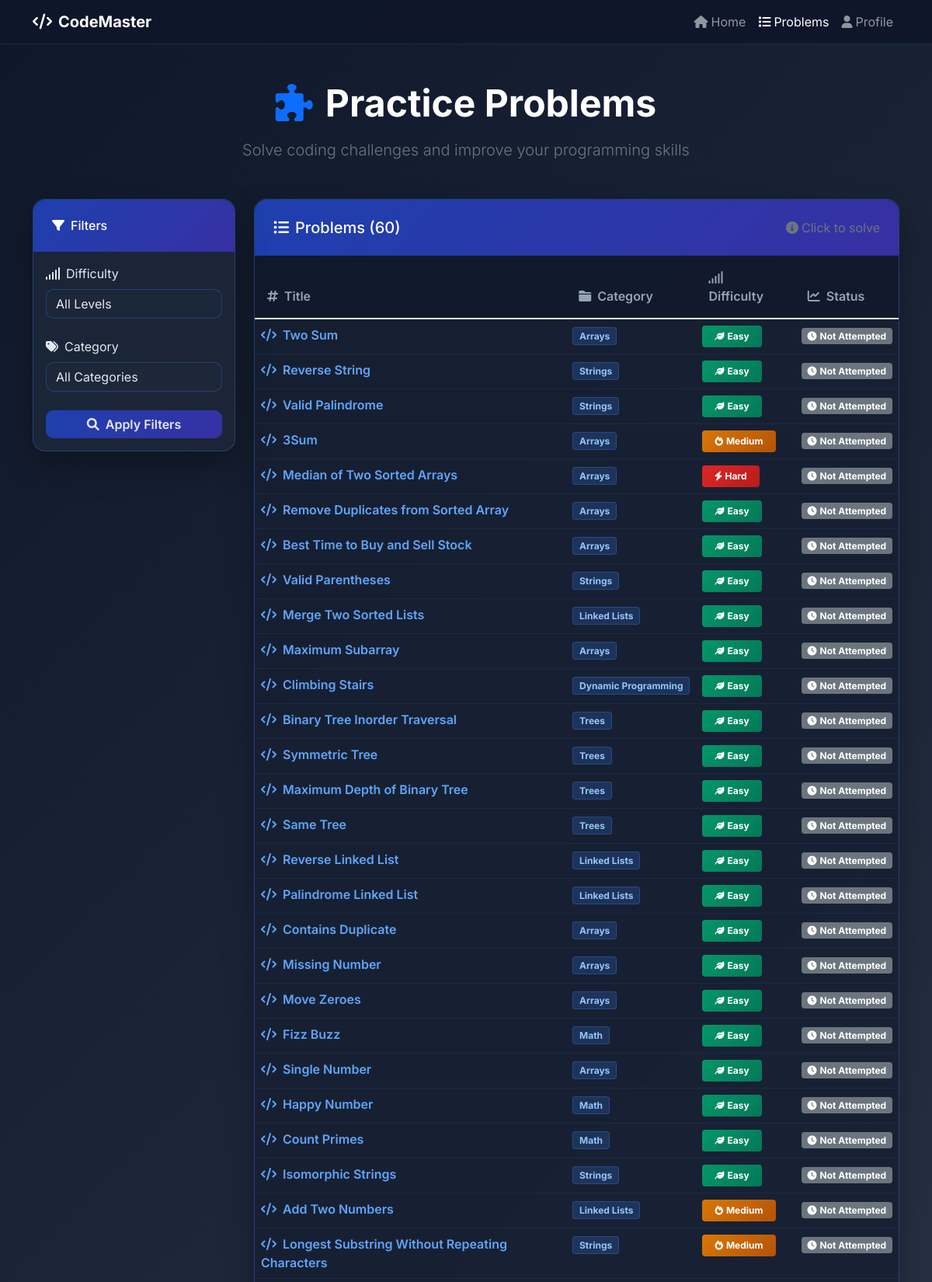
The app's page /problems/ (upper part) with its own data.
### problems/models.py (models this page shows, shortened)
class Problem(models.Model):
    DIFFICULTY_CHOICES = [
        ('easy', 'Easy'),
        ('medium', 'Medium'),
        ('hard', 'Hard'),
    ]
    title = models.CharField(max_length=200)
    slug = models.SlugField(unique=True)
    description = models.TextField()
    difficulty = models.CharField(max_length=10, choices=DIFFICULTY_CHOICES)
    category = models.ForeignKey(Category, on_delete=models.CASCADE)
    created_at = models.DateTimeField(auto_now_add=True)
    updated_at = models.DateTimeField(auto_now=True)
    class Meta:
        indexes = [
            models.Index(fields=['difficulty']),
            models.Index(fields=['category']),
        ]

class Category(models.Model):
    name = models.CharField(max_length=100, unique=True)
    description = models.TextField(blank=True)
    class Meta:
        verbose_name_plural = "Categories"

### problems/views.py (the view)
# urls.py: path('', views.problem_list, name='list'),
def problem_list(request):
    problems = Problem.objects.select_related('category').all()
    categories = Category.objects.all()
    difficulty = request.GET.get('difficulty')
    category_id = request.GET.get('category')
    if difficulty:
        problems = problems.filter(difficulty=difficulty)
    if category_id:
        problems = problems.filter(category_id=category_id)
    return render(request, 'problems/list.html', {
        'problems': problems,
        'categories': categories,
        'selected_difficulty': difficulty,
        'selected_category': category_id,
    })

### templates/problems/list.html (shortened to what this page needs)
<!DOCTYPE html>
<html lang="en">
<head>
    <link href="https://cdn.jsdelivr.net/npm/bootstrap@5.1.3/dist/css/bootstrap.min.css" rel="stylesheet">
    <link href="https://cdnjs.cloudflare.com/ajax/libs/font-awesome/6.0.0/css/all.min.css" rel="stylesheet">
</head>
<body>
    <nav class="navbar navbar-expand-lg navbar-dark fixed-top">
        <div class="container">
            <a class="navbar-brand fw-bold" href="/">
                <i class="fas fa-code me-2"></i>CodeMaster
            </a>
            <div class="navbar-nav ms-auto">
                <a class="nav-link" href="/"><i class="fas fa-home me-1"></i>Home</a>
                <a class="nav-link active" href="/problems/"><i class="fas fa-list me-1"></i>Problems</a>
                <a class="nav-link" href="/users/profile/"><i class="fas fa-user me-1"></i>Profile</a>
            </div>
        </div>
    </nav>
    <div class="container py-4" style="margin-top: 80px;">
        <div class="text-center mb-5">
            <h1 class="display-5 fw-bold text-white mb-3">
                <i class="fas fa-puzzle-piece me-3 text-primary"></i>Practice Problems
            </h1>
            <p class="lead text-muted">Solve coding challenges and improve your programming skills</p>
        </div>
        <div class="row g-4">
            <div class="col-lg-3">
                <div class="filter-card card sticky-top" style="top: 100px;">
                    <div class="card-header">
                        <h6 class="mb-0 text-white">
                            <i class="fas fa-filter me-2"></i>Filters
                        </h6>
                    </div>
                    <div class="card-body">
                        <form method="get">
                            <div class="mb-4">
                                <label class="form-label fw-semibold">
                                    <i class="fas fa-signal me-2"></i>Difficulty
                                </label>
                                <select name="difficulty" class="form-select">
                                    <option value="">All Levels</option>
                                </select>
                            </div>
                            <div class="mb-4">
                                <label class="form-label fw-semibold">
                                    <i class="fas fa-tags me-2"></i>Category
                                </label>
                                <select name="category" class="form-select">
                                    <option value="">All Categories</option>
                                </select>
                            </div>
                            <button type="submit" class="btn btn-primary w-100">
                                <i class="fas fa-search me-2"></i>Apply Filters
                            </button>
                        </form>
                    </div>
                </div>
            </div>
            <div class="col-lg-9">
                <div class="problems-card card">
                    <div class="card-header">
                        <div class="d-flex justify-content-between align-items-center">
                            <h5 class="mb-0 text-white">
                                <i class="fas fa-list-ul me-2"></i>Problems ({{ problems.count }})
                            </h5>
                            <div class="text-muted">
                                <i class="fas fa-info-circle me-1"></i>Click to solve
                            </div>
                        </div>
                    </div>
                    <div class="table-responsive">
                        <table class="table table-hover mb-0">
                            <thead>
                                <tr>
                                    <th><i class="fas fa-hashtag me-2"></i>Title</th>
                                    <th><i class="fas fa-folder me-2"></i>Category</th>
                                    <th><i class="fas fa-signal me-2"></i>Difficulty</th>
                                    <th><i class="fas fa-chart-line me-2"></i>Status</th>
                                </tr>
                            </thead>
                            <tbody>
                                {% for problem in problems %}
                                <tr class="problem-row" onclick="window.location.href='/problems/{{ problem.slug }}/'">
                                    <td>
                                        <a href="/problems/{{ problem.slug }}/" class="problem-title">
                                            <i class="fas fa-code me-2"></i>{{ problem.title }}
                                        </a>
                                    </td>
                                    <td>
                                        <span class="badge category-badge">
                                            {{ problem.category.name }}
                                        </span>
                                    </td>
                                    <td>
                                        <span class="badge difficulty-{{ problem.difficulty }} px-3 py-2">
                                            {% if problem.difficulty == 'easy' %}
                                                <i class="fas fa-leaf me-1"></i>Easy
                                            {% elif problem.difficulty == 'medium' %}
                                                <i class="fas fa-fire me-1"></i>Medium
                                            {% else %}
                                                <i class="fas fa-bolt me-1"></i>Hard
                                            {% endif %}
                                        </span>
                                    </td>
                                    <td>
                                        <span class="badge bg-secondary" id="status-{{ problem.id }}">
                                            <i class="fas fa-clock me-1"></i>Not Attempted
                                        </span>
                                    </td>
                                </tr>
                                {% endfor %}
                            </tbody>
                        </table>
                    </div>
                </div>
            </div>
        </div>
    </div>
</body>
</html>

### templates/problems/list.html (style rules this page uses)
body { font-family: 'Inter', sans-serif; background: linear-gradient(135deg, #0f172a 0%, #1e293b 50%, #334155 100%); color: #e2e8f0; min-height: 100vh; }
.navbar { background: rgba(15, 23, 42, 0.95) !important; backdrop-filter: blur(10px); border-bottom: 1px solid rgba(59, 130, 246, 0.2); }
.filter-card, .problems-card { background: rgba(30, 41, 59, 0.8); backdrop-filter: blur(20px); border: 1px solid rgba(59, 130, 246, 0.3); border-radius: 16px; box-shadow: 0 20px 40px rgba(0, 0, 0, 0.3); }
.card-header { background: linear-gradient(135deg, #1e40af 0%, #3730a3 100%); border-radius: 16px 16px 0 0 !important; border: none; padding: 1.5rem; }
.form-select, .btn { background: rgba(30, 41, 59, 0.8); border: 1px solid rgba(59, 130, 246, 0.3); color: #e2e8f0; border-radius: 10px; }
.btn-primary { background: linear-gradient(135deg, #1e40af 0%, #3730a3 100%); border: none; font-weight: 600; }
.table { background: transparent; color: #e2e8f0; }
.table th { background: rgba(15, 23, 42, 0.8); border: none; color: #94a3b8; font-weight: 600; padding: 1rem; }
.problem-row { background: rgba(15, 23, 42, 0.4); border-bottom: 1px solid rgba(59, 130, 246, 0.1); transition: all 0.3s ease; cursor: pointer; }
.problem-title { color: #60a5fa; text-decoration: none; font-weight: 600; }
.difficulty-easy { background: linear-gradient(135deg, #059669 0%, #047857 100%); color: white; }
.difficulty-medium { background: linear-gradient(135deg, #d97706 0%, #b45309 100%); color: white; }
.difficulty-hard { background: linear-gradient(135deg, #dc2626 0%, #b91c1c 100%); color: white; }
.category-badge { background: rgba(59, 130, 246, 0.2); color: #93c5fd; border: 1px solid rgba(59, 130, 246, 0.3); }

### records on screen
Problem: title "Two Sum", category.name "Arrays", difficulty "easy" (drawn)
Problem: title "Reverse String", category.name "Strings", difficulty "easy" (drawn)
Problem: title "Valid Palindrome", category.name "Strings", difficulty "easy" (drawn)
Problem: title "3Sum", category.name "Arrays", difficulty "medium" (drawn)
Problem: title "Median of Two Sorted Arrays", category.name "Arrays", difficulty "hard" (drawn)
Problem: title "Remove Duplicates from Sorted Array", category.name "Arrays", difficulty "easy" (drawn)
Problem: title "Best Time to Buy and Sell Stock", category.name "Arrays", difficulty "easy" (drawn)
Problem: title "Valid Parentheses", category.name "Strings", difficulty "easy" (drawn)
Problem: title "Merge Two Sorted Lists", category.name "Linked Lists", difficulty "easy" (drawn)
Problem: title "Maximum Subarray", category.name "Arrays", difficulty "easy" (drawn)
Problem: title "Climbing Stairs", category.name "Dynamic Programming", difficulty "easy" (drawn)
Problem: title "Binary Tree Inorder Traversal", category.name "Trees", difficulty "easy" (drawn)
Problem: title "Symmetric Tree", category.name "Trees", difficulty "easy" (drawn)
Problem: title "Maximum Depth of Binary Tree", category.name "Trees", difficulty "easy" (drawn)
Problem: title "Same Tree", category.name "Trees", difficulty "easy" (drawn)
Problem: title "Reverse Linked List", category.name "Linked Lists", difficulty "easy" (drawn)
Problem: title "Palindrome Linked List", category.name "Linked Lists", difficulty "easy" (drawn)
Problem: title "Contains Duplicate", category.name "Arrays", difficulty "easy" (drawn)
Problem: title "Missing Number", category.name "Arrays", difficulty "easy" (drawn)
Problem: title "Move Zeroes", category.name "Arrays", difficulty "easy" (drawn)
Problem: title "Fizz Buzz", category.name "Math", difficulty "easy" (drawn)
Problem: title "Single Number", category.name "Arrays", difficulty "easy" (drawn)
Problem: title "Happy Number", category.name "Math", difficulty "easy" (drawn)
Problem: title "Count Primes", category.name "Math", difficulty "easy" (drawn)
Problem: title "Isomorphic Strings", category.name "Strings", difficulty "easy" (drawn)
Problem: title "Add Two Numbers", category.name "Linked Lists", difficulty "medium" (drawn)
Problem: title "Longest Substring Without Repeating Characters", category.name "Strings", difficulty "medium" (drawn)

### other values on screen
{{ problems.count }} "60"
